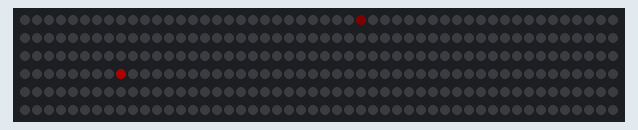
Bench run of a sketch on a simulated Arduino Uno, built with avr-gcc and run on an emulated ATmega328P. On the bench: 300 RGB LEDs in strip order, left to right, continuing on the next row. Dim RGB values are drawn brighter than linear; random numbers use the default seed unless the sketch sets one.

Above: at 3.11 s.
At 8.45 s:
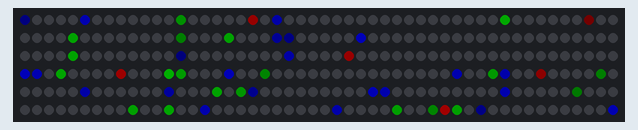
At 13.04 s:
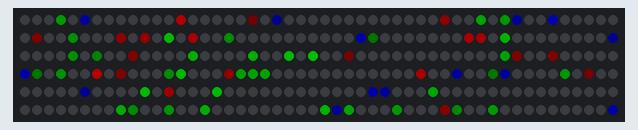
At 22.65 s:
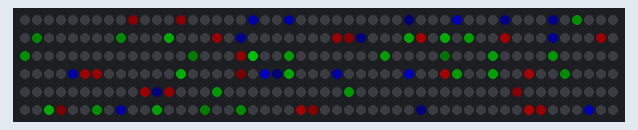
At 34.88 s:
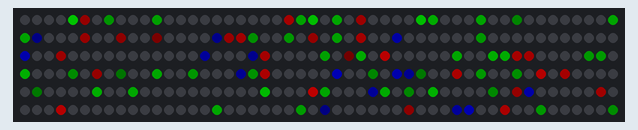
At 39.8 s:
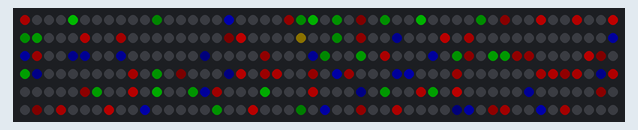

The sketch:

home_led.ino
```cpp
#include <FastLED.h>

FASTLED_USING_NAMESPACE

// FastLED "100-lines-of-code" demo reel, showing just a few
// of the kinds of animation patterns you can quickly and easily
// compose using FastLED.
//
// This example also shows one easy way to define multiple
// animations patterns and have them automatically rotate.
//
// -Mark Kriegsman, December 2014

#if defined(FASTLED_VERSION) && (FASTLED_VERSION < 3001000)
#warning "Requires FastLED 3.1 or later; check github for latest code."
#endif

#define DATA_PIN    3
//#define CLK_PIN   4
#define LED_TYPE    WS2812
#define COLOR_ORDER GRB
#define NUM_LEDS    300
CRGB leds[NUM_LEDS];

#define BRIGHTNESS          255
#define FRAMES_PER_SECOND  60

void setup() {
  delay(3000); // 3 second delay for recovery

  // tell FastLED about the LED strip configuration
  FastLED.addLeds<LED_TYPE,DATA_PIN,COLOR_ORDER>(leds, NUM_LEDS).setCorrection(TypicalLEDStrip);

  // set master brightness control
  FastLED.setBrightness(BRIGHTNESS);
}


// List of patterns to cycle through.  Each is defined as a separate function below.
typedef void (*SimplePatternList[])();
SimplePatternList gPatterns = { confetti };

uint8_t gCurrentPatternNumber = 0; // Index number of which pattern is current
uint8_t gHue = 0; // rotating "base color" used by many of the patterns
int delaycounter = 0; //counter for doing stuff frame-exact (coupled with FRAMES_PER_SECOND)
void loop()
{
  // Call the current pattern function once, updating the 'leds' array
  gPatterns[gCurrentPatternNumber]();

  // send the 'leds' array out to the actual LED strip
  FastLED.show();
  // insert a delay to keep the framerate modest
  FastLED.delay(1000/FRAMES_PER_SECOND);

  // do some periodic updates
  EVERY_N_MILLISECONDS( 20 ) { gHue++; } // slowly cycle the "base color" through the rainbow
  EVERY_N_SECONDS( 10 ) { nextPattern(); } // change patterns periodically
  counter();
}

#define ARRAY_SIZE(A) (sizeof(A) / sizeof((A)[0]))
void counter()
{
  if (delaycounter<FRAMES_PER_SECOND)   //start a counter resetting every second
  {
    delaycounter++;
  }
  else
  {
    delaycounter=0;
  }
}
void nextPattern()
{
  // add one to the current pattern number, and wrap around at the end
  gCurrentPatternNumber = (gCurrentPatternNumber + 1) % ARRAY_SIZE( gPatterns);
}

void confetti()
{
  // random colored speckles that blink in and fade smoothly
  if ((delaycounter % 2)==0)    //using delaycounter modulo 4, so that every 1/4th second the function will be computed
  {
    int pos = random16(NUM_LEDS);
    leds[pos] += CHSV( gHue + random8(64), 200, 255);
    leds[pos].subtractFromRGB(127);
    leds[pos].subtractFromRGB((random16(32)+32));
  }
  if ((delaycounter % 8)==0)
  {
    fadeToBlackBy( leds, NUM_LEDS, 1);
  }

}
```
